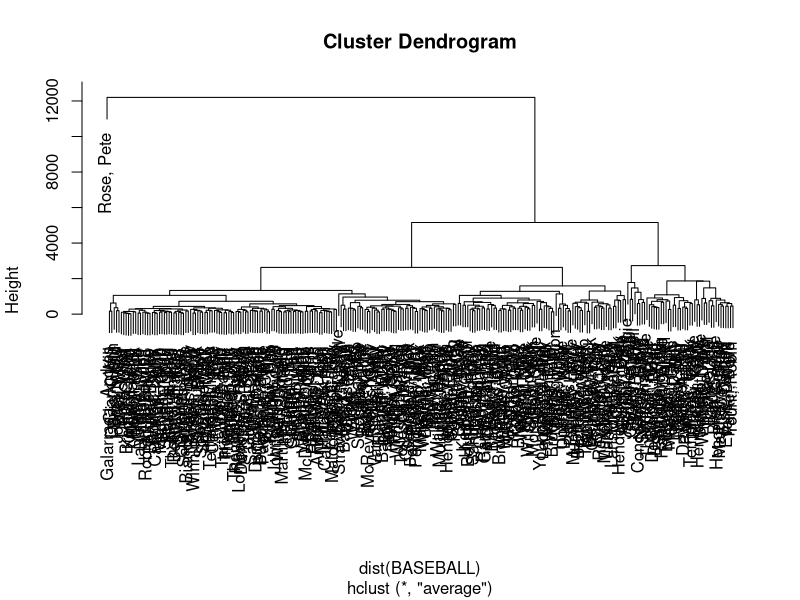
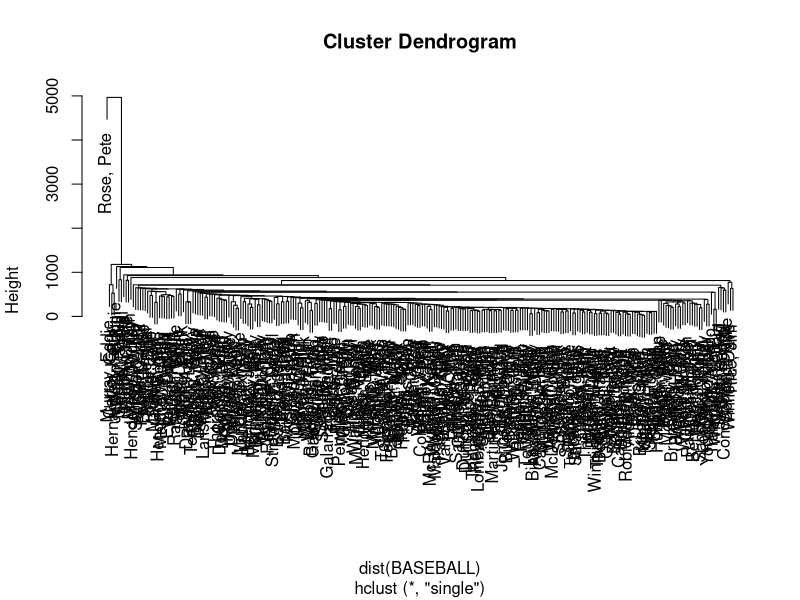
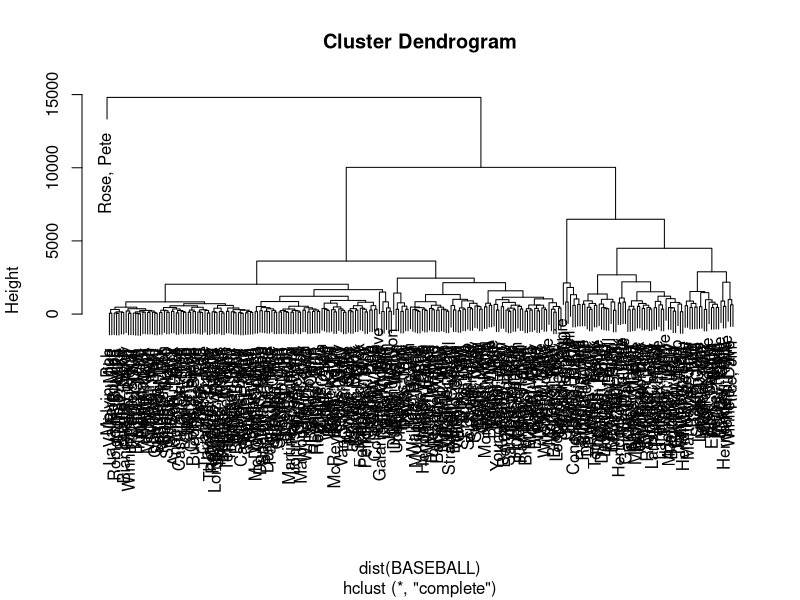
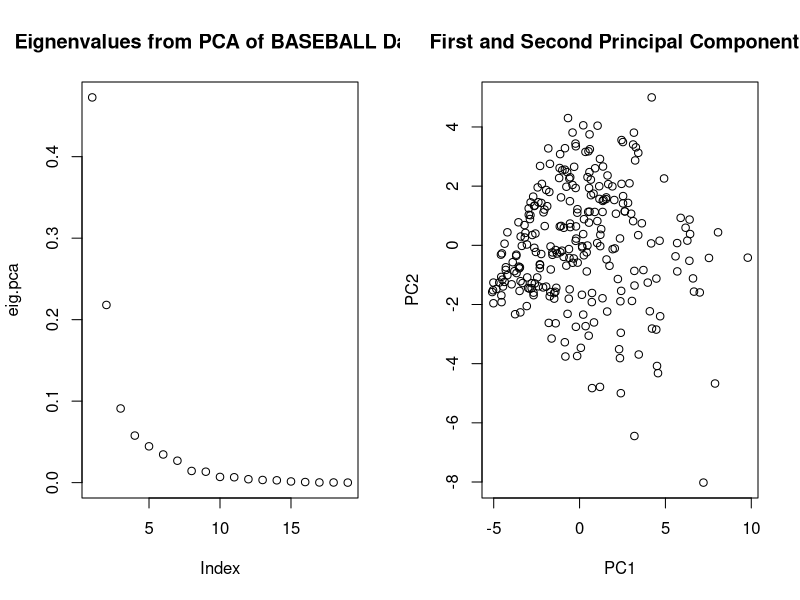
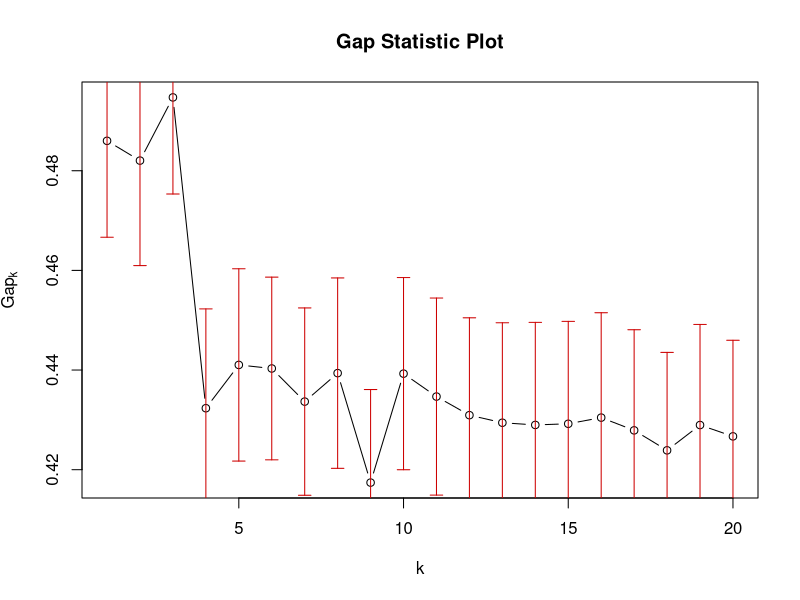
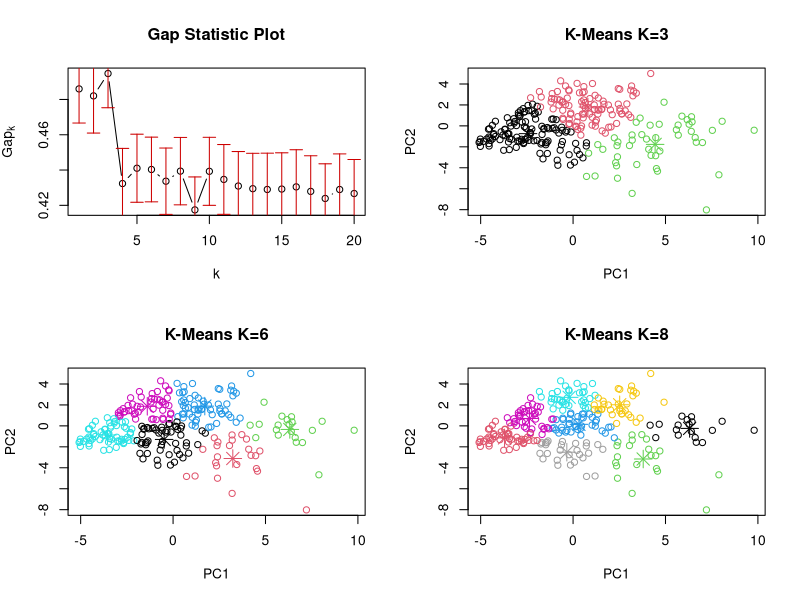
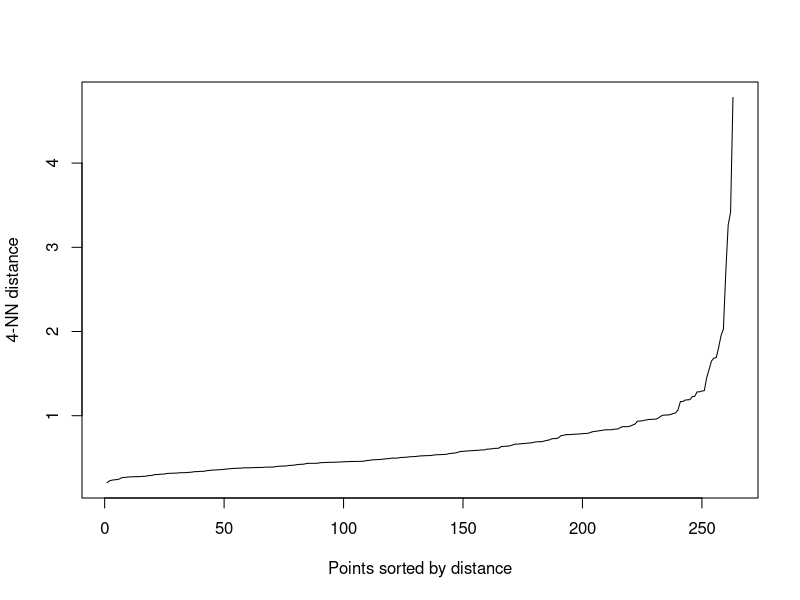
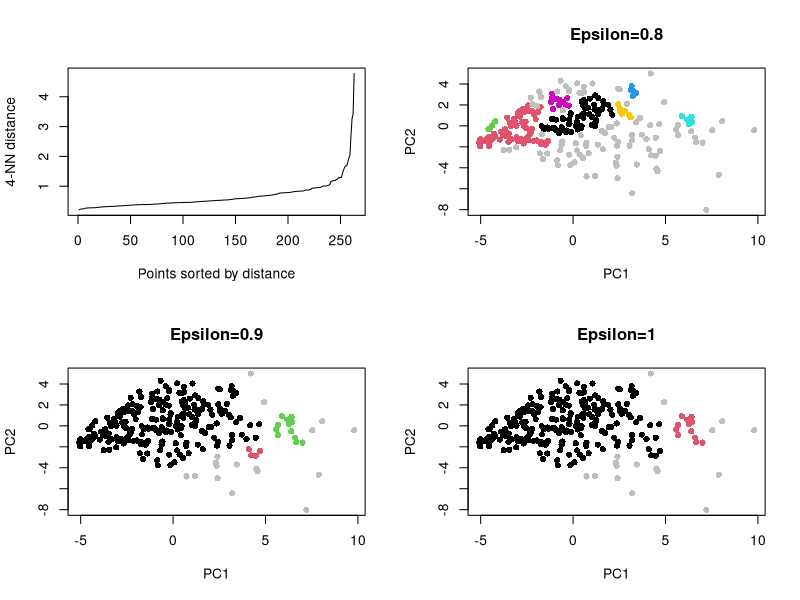

Recreate these plots in R, in order.
###############################################################
#                                                             #
#     Cluster Analysis with R Using SAS.BASEBALL dataset      #
#                                                             #
###############################################################


######################################################
### install packages we'll be using for clustering ###
######################################################

#install.packages("readr")
#install.packages("cluster")
#install.packages("dbscan")


###################################
### Import and prepare dataset  ###
###################################
#ZOOM ALL THE WAY OUT TO BE ABLE TO VIEW DATA!!
# read in data
library(readr)
BASEBALL <- read_csv("BASEBALL.csv")

# remove observations with missing values
BASEBALL = na.omit(BASEBALL)

# remove non-numeric variables, and use player's names as row names
BASEBALL.names = BASEBALL[,1]
BASEBALL = BASEBALL[,-c(1,2,16,17,18,23)]
rownames(BASEBALL) = t(BASEBALL.names)


###############################
### Hierarchical Clustering ###
###############################

par(mfrow=c(1,1))

## average ##
hier.av = hclust(dist(BASEBALL), method="average")
plot(hier.av)

## single ##
hier.sin = hclust(dist(BASEBALL), method="single")
plot(hier.sin)

## complete ##
hier.com = hclust(dist(BASEBALL), method="complete")
plot(hier.com)


#############################################
### Perform Principal Components Analysis ### 
#############################################

# perform PCA
pca = prcomp(BASEBALL, scale.=T)

# calculate the eigenvalues
var.pca = sum((pca$sdev)^2)
eig.pca = (pca$sdev)^2/var.pca

# sum the first two to determine how much variation they capture
sum(eig.pca[1:2]) # they capture 0.69%, which should be plenty 

# create our dimension-reduced dataset using only the first 2 components
pca.data = pca$x[,1:2]

# plot the eigenvalues and the dataset using the first two components
par(mfrow=c(1,2))
plot(eig.pca, main="Eignenvalues from PCA of BASEBALL Data")
plot(pca.data, main="First and Second Principal Components")


##################################
### Perform K-means clustering ###
##################################

library(cluster)

# calculate gap statistic
Gap = clusGap(pca.data, FUN=kmeans, nstart=25, K.max=20)

# plot gap statistic
par(mfrow=c(1,1))
plot(Gap, main="Gap Statistic Plot") # 3, 6, 8 seem like possible options

# perform k-means with each of our possible choices for k
k.means.3 = kmeans(pca.data, 3, nstart=25)
k.means.6 = kmeans(pca.data, 6, nstart=25)
k.means.8 = kmeans(pca.data, 8, nstart=25)


# plot the clustering results along with our gap statistic plot
par(mfrow=c(2,2))

plot(Gap, main="Gap Statistic Plot")

plot(pca.data, col = k.means.3$cluster, main="K-Means K=3")
points(k.means.3$centers, col = 1:3, pch = 8, cex = 2)

plot(pca.data, col = k.means.6$cluster, main="K-Means K=6")
points(k.means.6$centers, col = 1:6, pch = 8, cex = 2)

plot(pca.data, col = k.means.8$cluster, main="K-Means K=8")
points(k.means.8$centers, col = 1:8, pch = 8, cex = 2)


###############################
### DBSCAN ####################
###############################

library(dbscan)

# create k-nearest-neighbor plot to determine epsilon. Note here K=C.
par(mfrow=c(1,1))
kNNdistplot(pca.data, k=4) # looks like 0.9, 1, 1.1 could be good choices for epsilon

# perform DBSCAN with each of our three possibilities for epsilon
density.9 = dbscan(pca.data, minPts = 4, eps=0.9)#change eps do not change minpts
density.1 = dbscan(pca.data, minPts = 4, eps=1)
density.1.1 = dbscan(pca.data, minPts = 4, eps=1.1)
density.8 = dbscan(pca.data, minPts = 4, eps=.5)
# plot results

par(mfrow=c(2,2))

kNNdistplot(pca.data, k=4)

plot(pca.data, type="n", main="Epsilon=0.8")
points(pca.data, col = density.8$cluster, pch=16)
points(pca.data[density.8$cluster==0,], pch = 16, col = "grey")

plot(pca.data, type="n", main="Epsilon=0.9")
points(pca.data, col = density.9$cluster, pch=16)
points(pca.data[density.9$cluster==0,], pch = 16, col = "grey")

plot(pca.data, type="n", main="Epsilon=1")
points(pca.data, col = density.1$cluster, pch=16)
points(pca.data[density.1$cluster==0,], pch = 16, col = "grey")

plot(pca.data, type="n", main="Epsilon=1.1")
points(pca.data, col = density.1.1$cluster, pch=16)
points(pca.data[density.1.1$cluster==0,], pch = 16, col = "grey")
#grey = outliers
#black = 1 cluster
#red = a different cluster
#green = another different cluster
